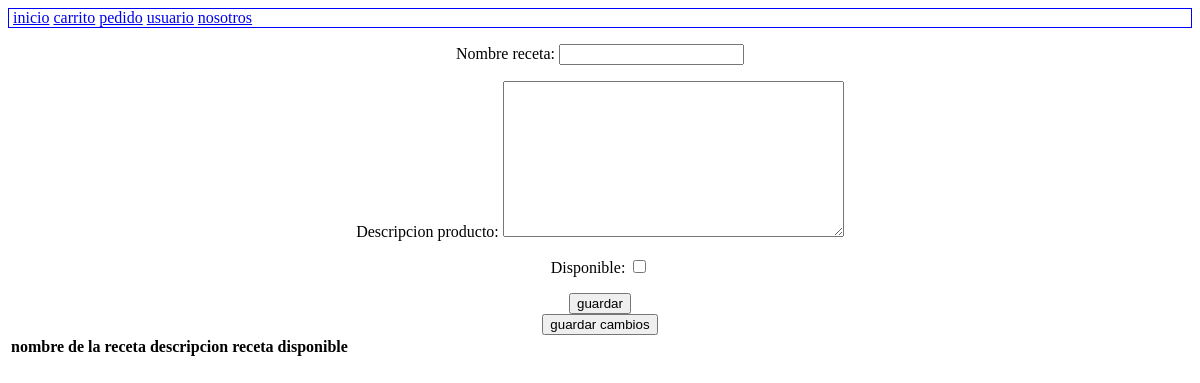
Page /registro_receta/ on the earlier database version.
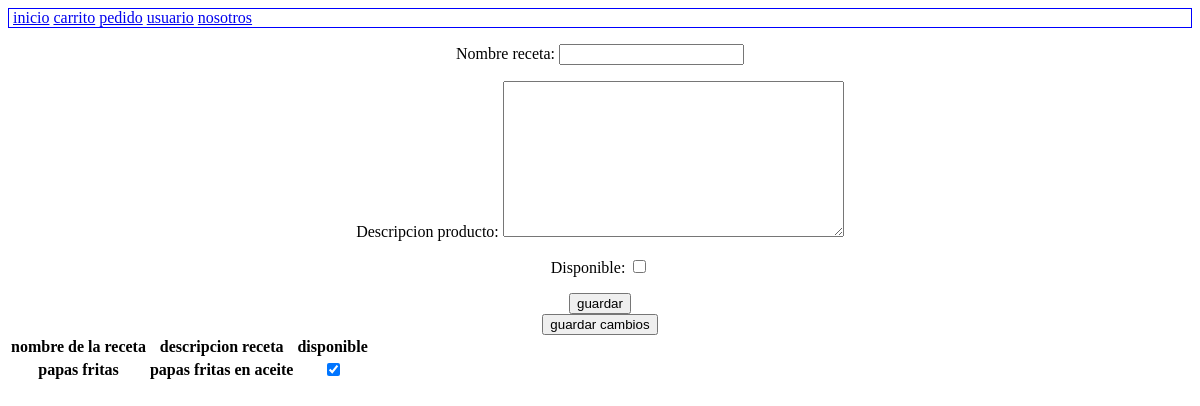
Same page on the later database version.
### main/models.py (models this page shows, shortened)
class producto(models.Model):
    nombre_producto = models.CharField(max_length=100, blank=False, default="a")
    descripcion_producto = models.CharField(max_length=500, blank=False)
    restaurante_producto = models.ForeignKey(to=restaurante,blank=False, on_delete=models.CASCADE)
    disponible = models.BooleanField(default=False)

### main/views.py (the view)
# urls.py: path('registro_receta/', views.registro_receta, name="registro_receta"),
def registro_receta(request):
    p = producto.objects.all()
    if request.method == "POST":
        r = registroReceta(request.POST)
        if r.is_valid():
            n = r.cleaned_data["nombre_receta"]
            de = r.cleaned_data["descripcion_producto"]
            di = r.cleaned_data["disponible"]
            pr = producto(nombre_producto= n, descripcion_producto= de, restaurante_producto= restaurante.objects.filter(nombre_restaurante = "papamania")[0], disponible= di)
            pr.save()
    else:
        r = registroReceta()
    return render(request, "registro_receta.html", {"r": r, "p": p})

### main/forms.py
class registroReceta(forms.Form):
    nombre_receta = forms.CharField(max_length=100, required=True)
    descripcion_producto = forms.CharField(max_length=500, required=True, widget=forms.Textarea)
    disponible = forms.BooleanField(required=True)

### templates/main/registro_receta.html (shortened to what this page needs)
{% extends 'index.html' %}
{% block content %}
    <div style="text-align: center;">
        <form action="" method="post">
            {{r.as_p}}
            <button type="submit">guardar</button>
        </form>
        <table>
            <thead>
                <th>
                    nombre de la receta
                </th>
                <th>
                    descripcion receta
                </th>
                <th>
                    disponible
                </th>
            </thead>
            <tbody>
                <form action="" method="POST">
                    {% for i in p %}
                        {% if i.restaurante_producto.nombre_restaurante == "papamania" %}
                            <tr>
                                <th>
                                    {{i.nombre_producto}}
                                </th>
                                <th>
                                    {{i.descripcion_producto}}
                                </th>
                                <th>
                                        {% if i.disponible == True %}
                                            <input type="checkbox" checked name="disponibilidad" value="{{i.id}}">
                                        {% else %}
                                            <input type="checkbox" name="disponibilidad" value="{{i.id}}">
                                        {% endif %}
                                </th>
                            </tr>
                        {% endif %}
                    {% endfor %}
                    <button type="submit">guardar cambios</button>
                </form>
            </tbody>
        </table>
    </div>
{% endblock %}

Differences in the rows shown:
added producto: nombre_producto "papas fritas", descripcion_producto "papas fritas en aceite"
